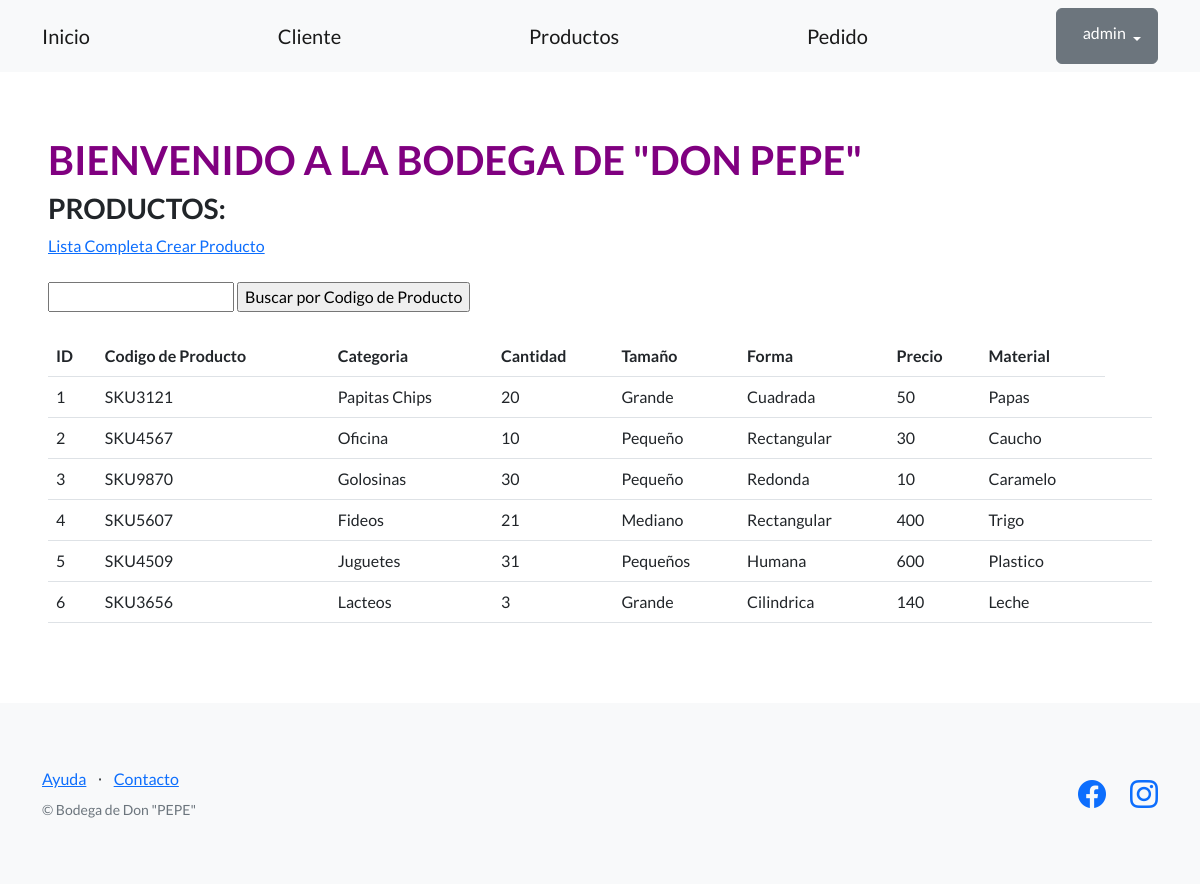
The app's page /productos-ventas/producto/ (signed in) with its own data.
### productos_ventas/models.py (models this page shows, shortened)
class Producto(models.Model):
    codigo_producto = models.CharField(max_length=256)
    categoria = models.CharField(max_length=256)
    cantidad = models.CharField(max_length=2)
    tamaño = models.CharField(max_length=256)
    forma = models.CharField(max_length=32,null=True)
    precio = models.CharField(max_length=32)
    material = models.CharField(max_length=256)
    creador = models.ForeignKey(User, on_delete=models.SET_NULL, null=True)

### productos_ventas/views.py (the view)
# urls.py: path("producto/",listar_producto, name="lista_producto"),
def listar_producto(request):
    contexto = {
        "producto": Producto.objects.all(),
    }
    http_response = render(
        request=request,
        template_name="productos_ventas/lista_producto.html",
        context=contexto,
    )
    return http_response

### productos_ventas/templates/productos_ventas/lista_producto.html (shortened to what this page needs)
{% extends "base.html" %}
{% block contenido %}
<h1 style="color:purple;">
  BIENVENIDO A LA BODEGA DE "DON PEPE"
</h1>
<h3>PRODUCTOS:</h3>
<a href="{% url 'lista_producto' %}">Lista Completa </a>
<a href="{% url 'crear_producto' %}">Crear Producto</a>
<br><br>
<form action="{% url 'buscar_producto' %}" method="post">
  <input type="text" name="busqueda">
  <input type="submit" value="Buscar por Codigo de Producto">
</form>
<br>
<table class="table">
  <tbody>
    <tr>
      <th>ID</th>
      <th>Codigo de Producto</th>
      <th>Categoria</th>
      <th>Cantidad</th>
      <th>Tamaño</th>
      <th>Forma</th>
      <th>Precio</th>
      <th>Material</th>
    </tr>
  </tbody>
  {% for elemento in producto %}
  <tr>
    <td>{{ elemento.id }}</td>
    <td>{{ elemento.codigo_producto }}</td>
    <td>{{ elemento.categoria }}</td>
    <td>{{ elemento.cantidad }}</td>
    <td>{{ elemento.tamaño }}</td>
    <td>{{ elemento.forma }}</td>
    <td>{{ elemento.precio }}</td>
    <td>{{ elemento.material }}</td>
    <td>
    </td>
    <td>
    </td>
  </tr>
  {% endfor %}
</table>
{% endblock contenido %}

### templates_base/base.html (shortened to what this page needs)
{% load static %}
<!DOCTYPE html>
<html lang="en">
    <head>
        <link href="https://cdn.jsdelivr.net/npm/bootstrap-icons@1.5.0/font/bootstrap-icons.css" rel="stylesheet" type="text/css" />
        <link href="{% static 'css/styles.css' %}" rel="stylesheet" />
    </head>
    <body>
        <nav class="navbar navbar-light bg-light static-top">
            <div class="container">
                <a class="navbar-brand" href="{% url 'inicio' %}">Inicio</a>
                <a class="navbar-brand" href="{% url 'lista_cliente' %}">Cliente</a>
                <a class="navbar-brand" href="{% url 'lista_producto' %}">Productos</a>
                <a class="navbar-brand" href="{% url 'lista_pedido' %}">Pedido</a>
                {% if user.is_authenticated %}
                <div class="dropdown">
                    <button class="btn btn-secondary dropdown-toggle" type="button" id="dropdownMenuButton1" data-bs-toggle="dropdown" aria-expanded="false">
                        <div style="display: inline-flex;">
                            <span>{{ user.username }}</span>
                        </div>
                    </button>
                </div>
                {% else %}
                <a class="btn btn-primary" href="{% url 'login' %}">Inicio sesión</a>
                <a class="btn btn-success" href="{% url 'registro' %}">Registro</a>
                {% endif %}
            </div>
        </nav>
        <section style="padding:4rem 3rem;">
            {% block contenido %}
            {% endblock contenido %}
        </section>
        <footer class="footer bg-light">
            <div class="container">
                <div class="row">
                    <div class="col-lg-6 h-100 text-center text-lg-start my-auto">
                        <ul class="list-inline mb-2">
                            <li class="list-inline-item"><a href="#!">Ayuda</a></li>
                            <li class="list-inline-item">⋅</li>
                            <li class="list-inline-item"><a href="#!">Contacto</a></li>
                        </ul>
                        <p class="text-muted small mb-4 mb-lg-0">&copy; Bodega de Don "PEPE"</p>
                    </div>
                    <div class="col-lg-6 h-100 text-center text-lg-end my-auto">
                        <ul class="list-inline mb-0">
                            <li class="list-inline-item me-4">
                                <a href="https://www.facebook.com/plazaVeaOficial?locale=es_LA/"><i class="bi-facebook fs-3"></i></a>
                            <li class="list-inline-item">
                                <a href="https://www.instagram.com/plazavea.oficial/?hl=es-la/"><i class="bi-instagram fs-3"></i></a>
                            </li>
                        </ul>
                    </div>
                </div>
            </div>
        </footer>
    </body>
</html>

### records on screen
Producto: id "1", codigo_producto "SKU3121", categoria "Papitas Chips", cantidad "20", tamaño "Grande", forma "Cuadrada", precio "50", material "Papas"
Producto: id "2", codigo_producto "SKU4567", categoria "Oficina", cantidad "10", tamaño "Pequeño", forma "Rectangular", precio "30", material "Caucho"
Producto: id "3", codigo_producto "SKU9870", categoria "Golosinas", cantidad "30", tamaño "Pequeño", forma "Redonda", precio "10", material "Caramelo"
Producto: id "4", codigo_producto "SKU5607", categoria "Fideos", cantidad "21", tamaño "Mediano", forma "Rectangular", precio "400", material "Trigo"
Producto: id "5", codigo_producto "SKU4509", categoria "Juguetes", cantidad "31", tamaño "Pequeños", forma "Humana", precio "600", material "Plastico"
Producto: id "6", codigo_producto "SKU3656", categoria "Lacteos", cantidad "3", tamaño "Grande", forma "Cilindrica", precio "140", material "Leche"

### other values on screen
{{ user.username }} "admin"
